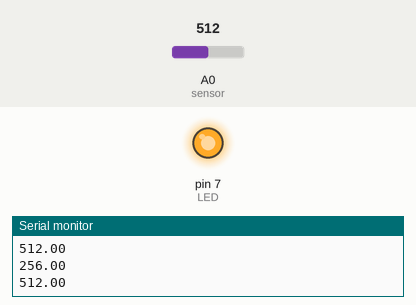
This sketch was run on a simulated Arduino Uno, built with avr-gcc and run on an emulated ATmega328P. Shown: output pins drawn as LEDs (lit = HIGH), the last lines printed to the serial monitor. The test bench sets the inputs (shaded band); at power-on: A0 (sensor) = 512.

Above: at 1.2 s.
1.3 s: A0 (sensor) set to 667
2.8 s: A0 (sensor) set to 699
At 4.0 s:
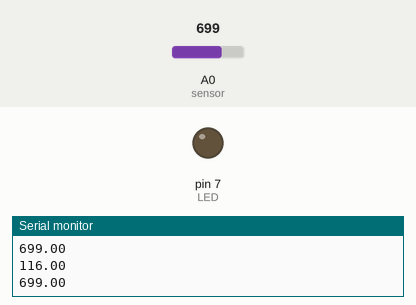
4.3 s: A0 (sensor) set to 511
At 5.1 s:
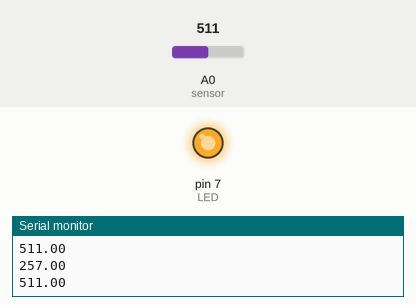
5.8 s: A0 (sensor) set to 716
At 6.2 s:
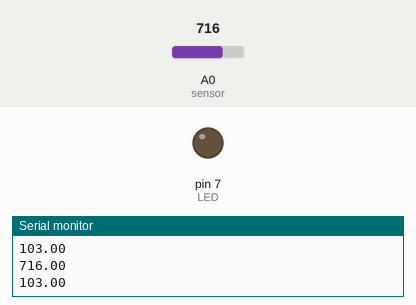
Timing chart, 0 to 8.3 s (numbered marks = the images above; inputs shaded):
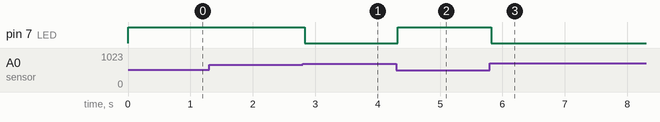

Measured:
- the behaviour switches between 683 and 684 on A0 (sensor) (found by bisection; images 0 and 1)
- after the input at 2.8 s, pin 7 (LED): HIGH → LOW at once
- after the input at 4.3 s, pin 7 (LED): LOW → HIGH at once
- after the input at 5.8 s, pin 7 (LED): HIGH → LOW at once

The sketch:

P6A2-Luminosidad.ino
```cpp
/*P6A2-Luminosidad
Usamos sensor de luminosidad para controlar el brillo de un LED
Mientras mayor la luminosidad del sensor, menor el brillo del LED
*/

#define LED 7 //definimos pin led
#define sensor A0 //definimos pin sensor
float pmw = 0;
float luminosidad = 0;

void setup() {
  // put your setup code here, to run once:
  pinMode(LED, OUTPUT); //led como output
  pinMode(sensor, INPUT); //ponemos al sensor como input
  Serial.begin(9600); //iniciamos transmisión
}

void loop() {
  luminosidad = analogRead(sensor); //leemos luminosidad del sensor
  Serial.println(luminosidad);
  pmw = map(luminosidad, 854, 514, 0, 255); //hacemos mapping usando los valores max y min de luminosidad
  //obtuvimos esos valores imprimiendo la luminosidad y viendo su rango
  //primero estabamos haciendo map de 0 a 1023 y al ver que el mínimo era 514 y el máximo 854 los cambiamos
  Serial.println(pmw);
  analogWrite(LED, pmw);

}
```
